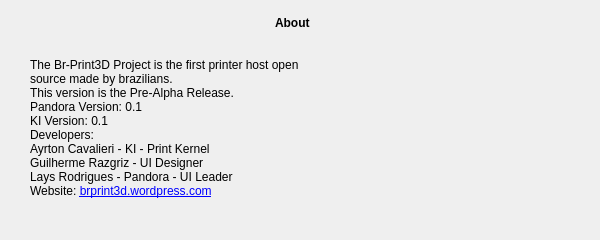
<?xml version="1.0" encoding="UTF-8"?>
<ui version="4.0">
 <class>aboutBrPrint</class>
 <widget class="QWidget" name="aboutBrPrint">
  <property name="geometry">
   <rect>
    <x>0</x>
    <y>0</y>
    <width>600</width>
    <height>240</height>
   </rect>
  </property>
  <property name="minimumSize">
   <size>
    <width>600</width>
    <height>240</height>
   </size>
  </property>
  <property name="maximumSize">
   <size>
    <width>600</width>
    <height>240</height>
   </size>
  </property>
  <property name="windowTitle">
   <string>About Br-Print3D</string>
  </property>
  <widget class="QLabel" name="label">
   <property name="geometry">
    <rect>
     <x>275</x>
     <y>15</y>
     <width>46</width>
     <height>17</height>
    </rect>
   </property>
   <property name="text">
    <string>&lt;html&gt;&lt;head/&gt;&lt;body&gt;&lt;p&gt;&lt;span style=&quot; font-weight:600;&quot;&gt;About&lt;/span&gt;&lt;/p&gt;&lt;/body&gt;&lt;/html&gt;</string>
   </property>
  </widget>
  <widget class="QLabel" name="label_2">
   <property name="geometry">
    <rect>
     <x>20</x>
     <y>30</y>
     <width>211</width>
     <height>141</height>
    </rect>
   </property>
   <property name="locale">
    <locale language="Portuguese" country="Brazil"/>
   </property>
   <property name="text">
    <string/>
   </property>
   <property name="pixmap">
    <pixmap>:/Icons/Icons/logo</pixmap>
   </property>
  </widget>
  <widget class="QLabel" name="label_3">
   <property name="geometry">
    <rect>
     <x>385</x>
     <y>105</y>
     <width>191</width>
     <height>111</height>
    </rect>
   </property>
   <property name="text">
    <string/>
   </property>
   <property name="pixmap">
    <pixmap resource="../resources.qrc">:/Icons/Icons/brlogo.png</pixmap>
   </property>
  </widget>
  <widget class="QLabel" name="label_4">
   <property name="geometry">
    <rect>
     <x>30</x>
     <y>40</y>
     <width>531</width>
     <height>176</height>
    </rect>
   </property>
   <property name="text">
    <string>&lt;html&gt;&lt;head/&gt;&lt;body&gt;&lt;p&gt;The Br-Print3D Project is the first printer host open&lt;br/&gt; source made by brazilians.&lt;br/&gt; This version is the Pre-Alpha Release.&lt;br/&gt; Pandora Version: 0.1&lt;br/&gt; KI Version: 0.1&lt;br/&gt; Developers:&lt;br/&gt; Ayrton Cavalieri - KI - Print Kernel&lt;br/&gt; Guilherme Razgriz - UI Designer&lt;br/&gt; Lays Rodrigues - Pandora - UI Leader&lt;br/&gt; Website: &lt;a href=&quot;brprint3d.wordpress.com&quot;&gt;&lt;span style=&quot; text-decoration: underline; color:#0000ff;&quot;&gt;brprint3d.wordpress.com&lt;/span&gt;&lt;/a&gt;&lt;/p&gt;&lt;/body&gt;&lt;/html&gt;</string>
   </property>
  </widget>
 </widget>
 <resources>
  <include location="../resources.qrc"/>
  <include location="../resources.qrc"/>
 </resources>
 <connections/>
</ui>
